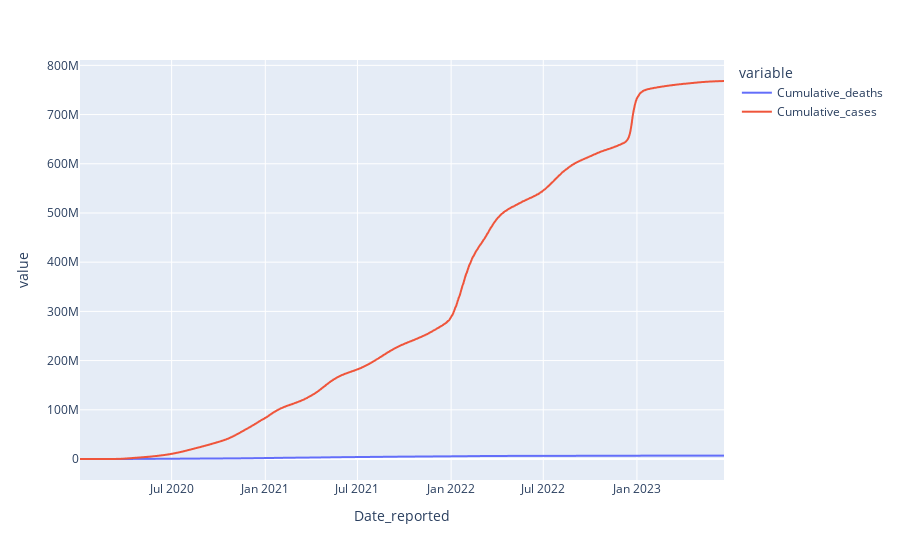

The notebook cell saved with this chart:
### Code cell
fig=px.line(G6)
fig.show()

### Figure 1 — Plotly figure (JSON) as saved in the notebook; plotly's stock layout.template omitted (floating-point values rounded to 4 significant figures; data arrays with more than 128 entries replaced by an {"elided": "..."} marker saying what was removed)
{"data": [{"hovertemplate": "variable=Cumulative_deaths<br>Date_reported=%{x}<br>value=%{y}<extra></extra>", "legendgroup": "Cumulative_deaths", "line": {"color": "#636efa", "dash": "solid"}, "marker": {"symbol": "circle"}, "mode": "lines", "name": "Cumulative_deaths", "showlegend": true, "type": "scattergl", "x": {"elided": "1266 str values"}, "xaxis": "x", "y": {"elided": "1266 int values"}, "yaxis": "y"}, {"hovertemplate": "variable=Cumulative_cases<br>Date_reported=%{x}<br>value=%{y}<extra></extra>", "legendgroup": "Cumulative_cases", "line": {"color": "#EF553B", "dash": "solid"}, "marker": {"symbol": "circle"}, "mode": "lines", "name": "Cumulative_cases", "showlegend": true, "type": "scattergl", "x": {"elided": "1266 str values"}, "xaxis": "x", "y": {"elided": "1266 int values"}, "yaxis": "y"}], "layout": {"legend": {"title": {"text": "variable"}, "tracegroupgap": 0}, "margin": {"t": 60}, "xaxis": {"anchor": "y", "domain": [0, 1], "title": {"text": "Date_reported"}}, "yaxis": {"anchor": "x", "domain": [0, 1], "title": {"text": "value"}}}}
